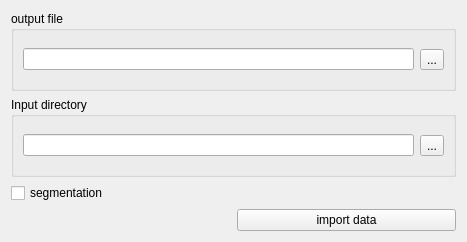
<?xml version="1.0" encoding="UTF-8"?>
<ui version="4.0">
 <class>Form</class>
 <widget class="QWidget" name="Form">
  <property name="geometry">
   <rect>
    <x>0</x>
    <y>0</y>
    <width>467</width>
    <height>242</height>
   </rect>
  </property>
  <property name="windowTitle">
   <string>Form</string>
  </property>
  <layout class="QVBoxLayout" name="verticalLayout">
   <item>
    <layout class="QVBoxLayout" name="verticalLayout_2">
     <item>
      <widget class="QGroupBox" name="groupBox">
       <property name="title">
        <string>output file</string>
       </property>
       <layout class="QHBoxLayout" name="horizontalLayout">
        <item>
         <widget class="QLineEdit" name="lineEdit"/>
        </item>
        <item>
         <widget class="QToolButton" name="toolButton">
          <property name="text">
           <string>...</string>
          </property>
         </widget>
        </item>
       </layout>
      </widget>
     </item>
    </layout>
   </item>
   <item>
    <widget class="QGroupBox" name="groupBox_2">
     <property name="title">
      <string>Input directory</string>
     </property>
     <layout class="QHBoxLayout" name="horizontalLayout_2">
      <item>
       <widget class="QLineEdit" name="lineEdit_2"/>
      </item>
      <item>
       <widget class="QToolButton" name="toolButton_2">
        <property name="text">
         <string>...</string>
        </property>
       </widget>
      </item>
     </layout>
    </widget>
   </item>
   <item>
    <layout class="QGridLayout" name="gridLayout">
     <item row="0" column="0">
      <widget class="QCheckBox" name="checkBox">
       <property name="text">
        <string>segmentation</string>
       </property>
      </widget>
     </item>
     <item row="1" column="1">
      <widget class="QPushButton" name="pushButton">
       <property name="text">
        <string>import data</string>
       </property>
      </widget>
     </item>
    </layout>
   </item>
  </layout>
 </widget>
 <resources/>
 <connections/>
</ui>
